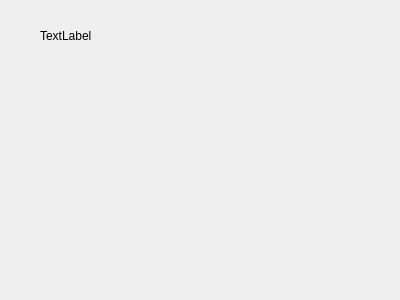
<?xml version="1.0" encoding="UTF-8"?>
<ui version="4.0">
 <class>Form</class>
 <widget class="QWidget" name="Form">
  <property name="geometry">
   <rect>
    <x>0</x>
    <y>0</y>
    <width>400</width>
    <height>300</height>
   </rect>
  </property>
  <property name="windowTitle">
   <string>Form</string>
  </property>
  <widget class="QLabel" name="label">
   <property name="geometry">
    <rect>
     <x>40</x>
     <y>30</y>
     <width>54</width>
     <height>12</height>
    </rect>
   </property>
   <property name="text">
    <string>TextLabel</string>
   </property>
  </widget>
 </widget>
 <resources/>
 <connections/>
</ui>
